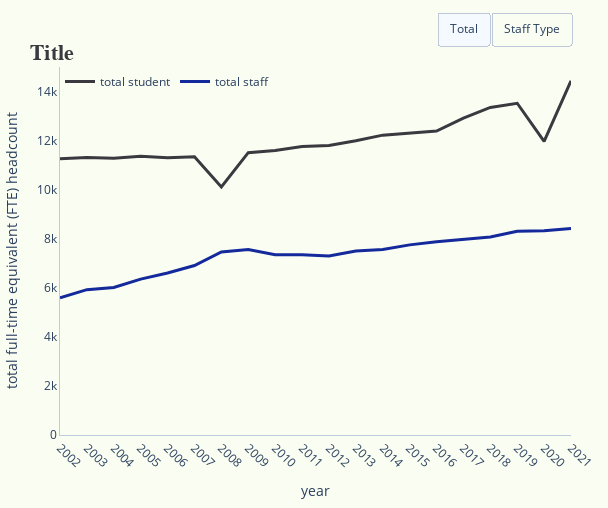

Write notebook code for a chart like this one.
### Code cell
pio.templates.default = "plotly_white"

fig_fte = go.Figure()
fig_fte.add_trace(go.Scatter(x=yale_pct_change["year"],y=yale_pct_change['student fte'],name="total student",mode="lines",line=dict(width=3,color='#3a3940'),visible=True))
fig_fte.add_trace(go.Scatter(x=yale_pct_change["year"],y=yale_pct_change['total staff fte'],name="total staff",mode="lines",line=dict(width=3,color='#142A9C'),visible=True))
fig_fte.add_trace(go.Scatter(x=yale_pct_change["year"],y=yale_pct_change['total instruction staff fte'],name="instructional staff",mode="lines",line=dict(width=2,color='#A1A1CE'),visible=False))
fig_fte.add_trace(go.Scatter(x=yale_pct_change["year"],y=yale_pct_change['total non instruction staff fte'],name="non instructional staff",mode="lines",line=dict(width=2,color='#7498D2'),visible=False))


fig_fte.update_layout(
    plot_bgcolor="#FAFDF1",
    paper_bgcolor="#FAFDF1",
    hovermode="x",
    hoverdistance=100, # Distance to show hover label of data point
    spikedistance=1000, # Distance to show spike
    xaxis=dict(
        title='year',
        linecolor="#BCCCDC",
        showspikes=True,
        spikethickness=2,
        spikedash="dot",
        spikecolor="#999999",
        spikemode="across",
        showgrid=False,
        fixedrange = True
    ),
    yaxis = dict(
        title="total full-time equivalent (FTE) headcount",
        linecolor="#BCCCDC",
        showgrid=False,
        fixedrange = True,
        range = [0,15000]
    )
)

fig_fte.update_layout(
    autosize=False,
    width=608,
    height=508,
    margin=dict(l=20, r=20, t=20, b=20))

fig_fte.update_layout(legend = dict(
    orientation = "h",
    x=0,
    y=1,
    bgcolor="#FAFDF1")
)

fig_fte.update_layout(
    title=dict(text="<b>Title</b>", font=dict(size=24), automargin=True, yref='paper')
)

fig_fte.update_layout(
    title_font_family="Georgia",
    title_font_color="#3a3940",
    title_font_size = 22
)


fig_fte = fig_fte.update_xaxes(tickangle=45)
fig_fte.update_layout(hoverlabel_namelength=-1)

fig_fte.update_layout(
    updatemenus=[
        dict(
            type="buttons",
            direction="right",
            active=0,
            x=1,
            y=1.15,
            buttons=list([
                dict(label="Total",
                     method="update",
                     args=[{"visible": [True, True, False, False]}]),
                dict(label="Staff Type",
                     method="update",
                     args=[{"visible": [True, True, True, True]}])
            ]),
        )
    ])

fig_fte.show()
#fig_fte.write_html("/Users/ellenruthconnell/Documents/INFO_696/4_visualizations/figure1.html")

### Figure 1 — Plotly figure (JSON) as saved in the notebook; plotly's stock layout.template omitted (floating-point values rounded to 4 significant figures)
{"data": [{"line": {"color": "#3a3940", "width": 3}, "mode": "lines", "name": "total student", "type": "scatter", "visible": true, "x": ["2002", "2003", "2004", "2005", "2006", "2007", "2008", "2009", "2010", "2011", "2012", "2013", "2014", "2015", "2016", "2017", "2018", "2019", "2020", "2021"], "y": [11261, 11315, 11276, 11360, 11303, 11345, 10109, 11507, 11597, 11763, 11804, 11997, 12223, 12302, 12388, 12915, 13353, 13522, 11964, 14439]}, {"line": {"color": "#142A9C", "width": 3}, "mode": "lines", "name": "total staff", "type": "scatter", "visible": true, "x": ["2002", "2003", "2004", "2005", "2006", "2007", "2008", "2009", "2010", "2011", "2012", "2013", "2014", "2015", "2016", "2017", "2018", "2019", "2020", "2021"], "y": [5588, 5924, 6013, 6355, 6604, 6907, 7463, 7560, 7351, 7347, 7301, 7496, 7565, 7750, 7880, 7976, 8074, 8307, 8327, 8415]}, {"line": {"color": "#A1A1CE", "width": 2}, "mode": "lines", "name": "instructional staff", "type": "scatter", "visible": false, "x": ["2002", "2003", "2004", "2005", "2006", "2007", "2008", "2009", "2010", "2011", "2012", "2013", "2014", "2015", "2016", "2017", "2018", "2019", "2020", "2021"], "y": [1309, 1422, 1483, 1601, 1655, 1746, 1854, 1948, 1957, 1956, 1789, 1835, 1918, 1929, 2041, 2110, 1976, 2059, 2066, 2153]}, {"line": {"color": "#7498D2", "width": 2}, "mode": "lines", "name": "non instructional staff", "type": "scatter", "visible": false, "x": ["2002", "2003", "2004", "2005", "2006", "2007", "2008", "2009", "2010", "2011", "2012", "2013", "2014", "2015", "2016", "2017", "2018", "2019", "2020", "2021"], "y": [4279, 4502, 4530, 4754, 4949, 5161, 5609, 5612, 5394, 5391, 5511, 5661, 5648, 5820, 5838, 5866, 6098, 6248, 6261, 6261]}], "layout": {"autosize": false, "height": 508, "hoverdistance": 100, "hoverlabel": {"namelength": -1}, "hovermode": "x", "legend": {"bgcolor": "#FAFDF1", "orientation": "h", "x": 0, "y": 1}, "margin": {"b": 20, "l": 20, "r": 20, "t": 20}, "paper_bgcolor": "#FAFDF1", "plot_bgcolor": "#FAFDF1", "spikedistance": 1000, "title": {"automargin": true, "font": {"color": "#3a3940", "family": "Georgia", "size": 22}, "text": "<b>Title</b>", "yref": "paper"}, "updatemenus": [{"active": 0, "buttons": [{"args": [{"visible": [true, true, false, false]}], "label": "Total", "method": "update"}, {"args": [{"visible": [true, true, true, true]}], "label": "Staff Type", "method": "update"}], "direction": "right", "type": "buttons", "x": 1, "y": 1.15}], "width": 608, "xaxis": {"fixedrange": true, "linecolor": "#BCCCDC", "showgrid": false, "showspikes": true, "spikecolor": "#999999", "spikedash": "dot", "spikemode": "across", "spikethickness": 2, "tickangle": 45, "title": {"text": "year"}}, "yaxis": {"fixedrange": true, "linecolor": "#BCCCDC", "range": [0, 15000], "showgrid": false, "title": {"text": "total full-time equivalent (FTE) headcount"}}}}
